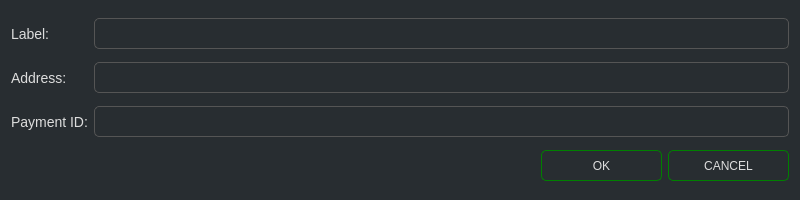
<?xml version="1.0" encoding="UTF-8"?>
<ui version="4.0">
 <class>NewAddressDialog</class>
 <widget class="QDialog" name="NewAddressDialog">
  <property name="geometry">
   <rect>
    <x>0</x>
    <y>0</y>
    <width>800</width>
    <height>200</height>
   </rect>
  </property>
  <property name="windowTitle">
   <string>New address</string>
  </property>
  <property name="styleSheet">
   <string notr="true">color: #ddd; background-color: #282d31; font-family: 'Poppins';</string>
  </property>
  <layout class="QGridLayout" name="gridLayout">
   <item row="1" column="0">
    <widget class="QLabel" name="label_2">
     <property name="sizePolicy">
      <sizepolicy hsizetype="Maximum" vsizetype="Preferred">
       <horstretch>0</horstretch>
       <verstretch>0</verstretch>
      </sizepolicy>
     </property>
     <property name="styleSheet">
      <string notr="true">font-size: 14px;</string>
     </property>
     <property name="text">
      <string>Address:</string>
     </property>
    </widget>
   </item>
   <item row="0" column="0">
    <widget class="QLabel" name="label">
     <property name="sizePolicy">
      <sizepolicy hsizetype="Maximum" vsizetype="Preferred">
       <horstretch>0</horstretch>
       <verstretch>0</verstretch>
      </sizepolicy>
     </property>
     <property name="styleSheet">
      <string notr="true">font-size: 14px;</string>
     </property>
     <property name="text">
      <string>Label:</string>
     </property>
    </widget>
   </item>
   <item row="3" column="0" colspan="2">
    <spacer name="horizontalSpacer">
     <property name="orientation">
      <enum>Qt::Horizontal</enum>
     </property>
     <property name="sizeHint" stdset="0">
      <size>
       <width>600</width>
       <height>20</height>
      </size>
     </property>
    </spacer>
   </item>
   <item row="2" column="0">
    <widget class="QLabel" name="label_3">
     <property name="sizePolicy">
      <sizepolicy hsizetype="Maximum" vsizetype="Preferred">
       <horstretch>0</horstretch>
       <verstretch>0</verstretch>
      </sizepolicy>
     </property>
     <property name="styleSheet">
      <string notr="true">font-size: 14px;</string>
     </property>
     <property name="text">
      <string>Payment ID:</string>
     </property>
    </widget>
   </item>
   <item row="3" column="3">
    <widget class="QPushButton" name="m_cancelButton">
     <property name="minimumSize">
      <size>
       <width>121</width>
       <height>31</height>
      </size>
     </property>
     <property name="styleSheet">
      <string notr="true">color: #ddd; border: 1px solid green; font-size: 12px; border-radius: 5px; font-family: 'Poppins';</string>
     </property>
     <property name="text">
      <string>CANCEL</string>
     </property>
    </widget>
   </item>
   <item row="3" column="2">
    <widget class="QPushButton" name="m_okButton">
     <property name="enabled">
      <bool>true</bool>
     </property>
     <property name="minimumSize">
      <size>
       <width>121</width>
       <height>31</height>
      </size>
     </property>
     <property name="styleSheet">
      <string notr="true">color: #ddd; border: 1px solid green; font-size: 12px; border-radius: 5px; font-family: 'Poppins';</string>
     </property>
     <property name="text">
      <string>OK</string>
     </property>
     <property name="default">
      <bool>true</bool>
     </property>
    </widget>
   </item>
   <item row="2" column="1" colspan="3">
    <widget class="QLineEdit" name="m_contactPaymentIdEdit">
     <property name="minimumSize">
      <size>
       <width>0</width>
       <height>31</height>
      </size>
     </property>
     <property name="styleSheet">
      <string notr="true">padding: 3px; border: 1px solid #555; border-radius: 5px; font-family: 'Poppins'; font-size: 14px; color: #aaa;</string>
     </property>
     <property name="echoMode">
      <enum>QLineEdit::Normal</enum>
     </property>
    </widget>
   </item>
   <item row="1" column="1" colspan="3">
    <widget class="QLineEdit" name="m_addressEdit">
     <property name="minimumSize">
      <size>
       <width>0</width>
       <height>31</height>
      </size>
     </property>
     <property name="styleSheet">
      <string notr="true">padding: 3px; border: 1px solid #555; border-radius: 5px; font-family: 'Poppins'; font-size: 14px; color: #aaa;</string>
     </property>
     <property name="echoMode">
      <enum>QLineEdit::Normal</enum>
     </property>
    </widget>
   </item>
   <item row="0" column="1" colspan="3">
    <widget class="QLineEdit" name="m_labelEdit">
     <property name="sizePolicy">
      <sizepolicy hsizetype="Expanding" vsizetype="Fixed">
       <horstretch>0</horstretch>
       <verstretch>0</verstretch>
      </sizepolicy>
     </property>
     <property name="minimumSize">
      <size>
       <width>0</width>
       <height>31</height>
      </size>
     </property>
     <property name="styleSheet">
      <string notr="true">padding: 3px; border: 1px solid #555; border-radius: 5px; font-family: 'Poppins'; font-size: 14px; color: #aaa;</string>
     </property>
     <property name="echoMode">
      <enum>QLineEdit::Normal</enum>
     </property>
    </widget>
   </item>
  </layout>
 </widget>
 <tabstops>
  <tabstop>m_labelEdit</tabstop>
  <tabstop>m_addressEdit</tabstop>
  <tabstop>m_contactPaymentIdEdit</tabstop>
  <tabstop>m_okButton</tabstop>
  <tabstop>m_cancelButton</tabstop>
 </tabstops>
 <resources/>
 <connections>
  <connection>
   <sender>m_okButton</sender>
   <signal>clicked()</signal>
   <receiver>NewAddressDialog</receiver>
   <slot>accept()</slot>
   <hints>
    <hint type="sourcelabel">
     <x>410</x>
     <y>102</y>
    </hint>
    <hint type="destinationlabel">
     <x>294</x>
     <y>63</y>
    </hint>
   </hints>
  </connection>
  <connection>
   <sender>m_cancelButton</sender>
   <signal>clicked()</signal>
   <receiver>NewAddressDialog</receiver>
   <slot>reject()</slot>
   <hints>
    <hint type="sourcelabel">
     <x>526</x>
     <y>102</y>
    </hint>
    <hint type="destinationlabel">
     <x>294</x>
     <y>63</y>
    </hint>
   </hints>
  </connection>
 </connections>
</ui>
